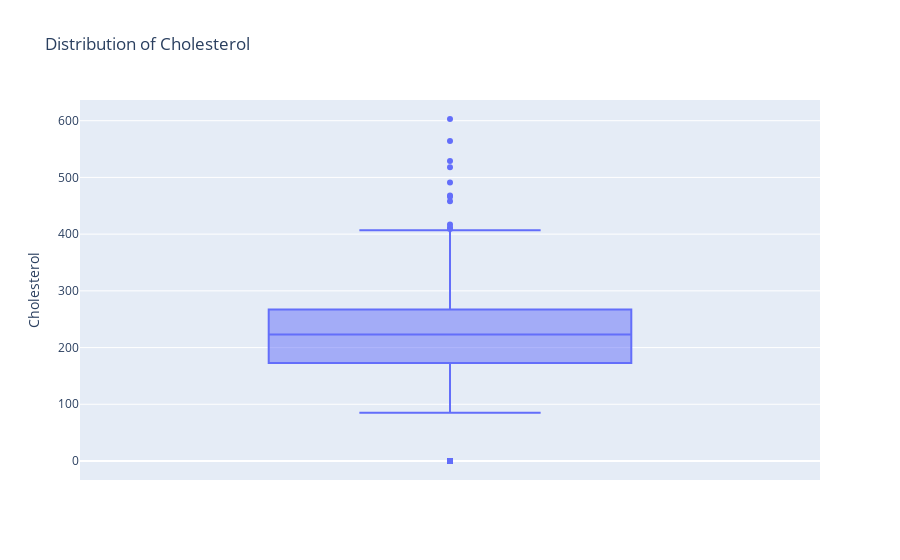

Notebook source saved alongside this figure:
### Code cell
fig = px.box(data, y="Cholesterol", title=f"Distribution of Cholesterol")
fig.show()

### Figure 1 — Plotly figure (JSON) as saved in the notebook; plotly's stock layout.template omitted (floating-point values rounded to 4 significant figures; data arrays with more than 128 entries replaced by an {"elided": "..."} marker saying what was removed)
{"data": [{"alignmentgroup": "True", "hovertemplate": "Cholesterol=%{y}<extra></extra>", "legendgroup": "", "marker": {"color": "#636efa"}, "name": "", "notched": false, "offsetgroup": "", "orientation": "v", "showlegend": false, "type": "box", "x0": " ", "xaxis": "x", "y": {"elided": "918 int values"}, "y0": " ", "yaxis": "y"}], "layout": {"boxmode": "group", "legend": {"tracegroupgap": 0}, "title": {"text": "Distribution of Cholesterol"}, "xaxis": {"anchor": "y", "domain": [0, 1]}, "yaxis": {"anchor": "x", "domain": [0, 1], "title": {"text": "Cholesterol"}}}}
